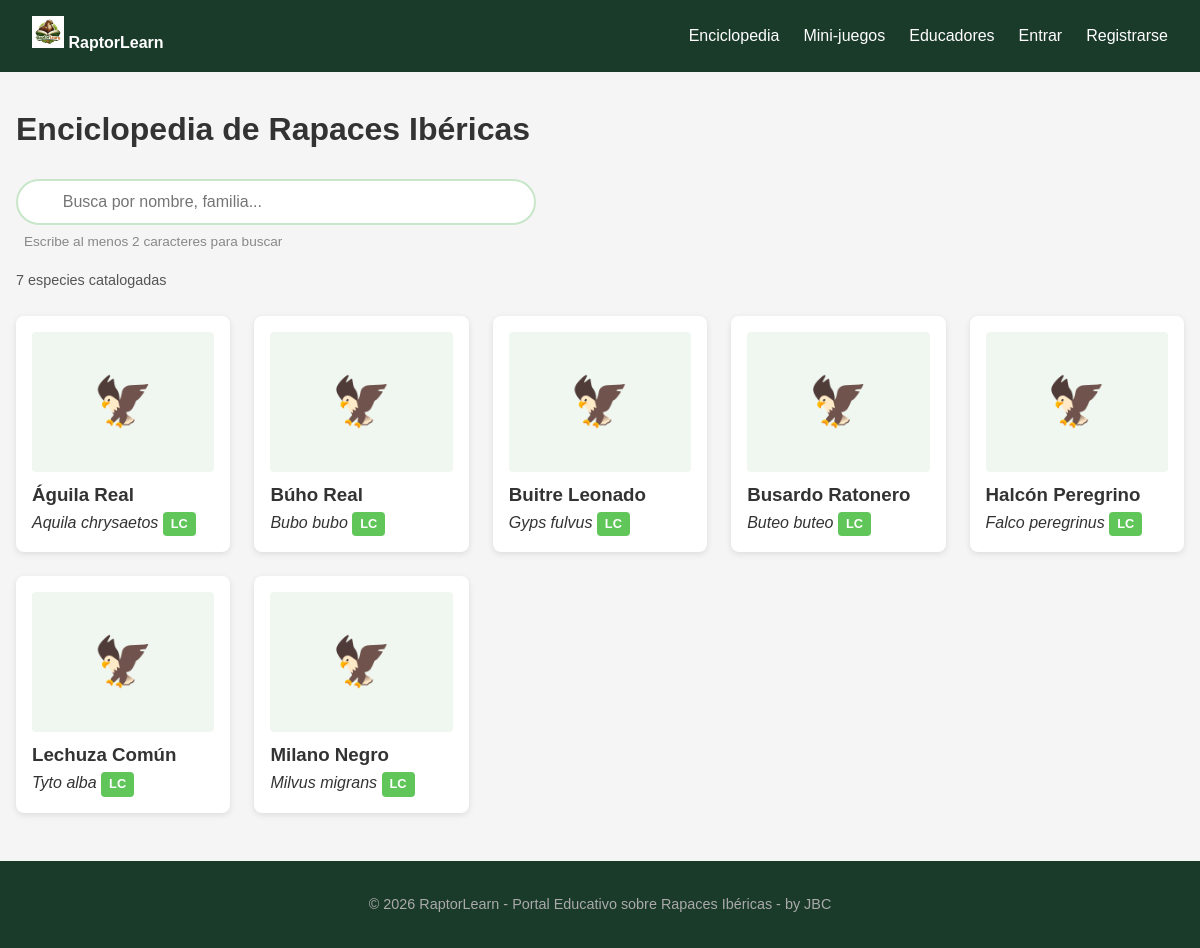
Screenshot of /especies with the database file from the repository.
### tables this page shows
CREATE TABLE especies (
    id_especie INT AUTO_INCREMENT PRIMARY KEY,
    nombre_cientifico VARCHAR(100) UNIQUE NOT NULL,
    nombre_comun VARCHAR(100) NOT NULL,
    nombre_ingles VARCHAR(100),
    familia VARCHAR(50),
    orden VARCHAR(50) DEFAULT 'Accipitriformes',
    descripcion TEXT,
    caracteristicas_fisicas TEXT,
    envergadura_min DECIMAL(4,2),  
    envergadura_max DECIMAL(4,2),
    peso_min DECIMAL(5,2),  
    peso_max DECIMAL(5,2),
    longitud_min DECIMAL(4,2),  
    longitud_max DECIMAL(4,2),
    dimorfismo_sexual TEXT,
    habitat TEXT,
    distribucion_geografica TEXT,
    altitud_min INT,
    altitud_max INT,
    dieta TEXT,
    comportamiento_caza TEXT,
    reproduccion TEXT,
    epoca_cria VARCHAR(50),
    numero_huevos VARCHAR(20),
    estado_conservacion ENUM('LC', 'NT', 'VU', 'EN', 'CR', 'EW', 'EX'),
    poblacion_iberica TEXT,
    amenazas TEXT,
    medidas_conservacion TEXT,
    curiosidades TEXT,
    dificultad_identificacion ENUM('fácil', 'medio', 'difícil') DEFAULT 'medio',
    activa BOOLEAN DEFAULT TRUE,
    fecha_creacion DATETIME DEFAULT CURRENT_TIMESTAMP,
    fecha_actualizacion DATETIME DEFAULT CURRENT_TIMESTAMP ON UPDATE CURRENT_TIMESTAMP,
    INDEX idx_nombre_comun (nombre_comun),
    INDEX idx_familia (familia),
    INDEX idx_conservacion (estado_conservacion)
);

### core/Controller.php (called while the page is built, shortened)
<?php
abstract class Controller {
    protected function cargarVista(string $vista, array $datos = []): void {
        require_once VIEWS_PATH . '/layouts/main.php';
    }
}

### controllers/EspeciesController.php (called while the page is built, shortened)
<?php
require_once ROOT_PATH . '/models/EspecieModel.php';
class EspeciesController extends Controller {
    private EspecieModel $modelo;
    public function __construct() {
        $this->modelo = new EspecieModel();
    }
    public function index(): void {
        $especies = $this->modelo->obtenerTodos();
        $this->cargarVista('especies/index', [
            'titulo'   => 'Enciclopedia de Rapaces',
            'especies' => $especies,
        ]);
    }
}

### core/Router.php (called while the page is built, shortened)
<?php
class Router {
    public function despachar(): void {
        $uri = $_SERVER['REQUEST_URI'];
        $base = parse_url(BASE_URL, PHP_URL_PATH);
        $uri = substr($uri, strlen($base));
        $uri = strtok($uri, '?');
        $uri = trim($uri, '/');
        $segmentos = $uri ? explode('/', $uri) : [];
        $accion            = $segmentos[1] ?? 'index';
        $parametro         = $segmentos[2] ?? null;
        $controlador = new $clase();
        $parametro !== null
            ? $controlador->$accion($parametro)
            : $controlador->$accion();
    }
}

### index.php (called while the page is built, shortened)
<?php
require_once __DIR__ . '/config/database.php';
require_once __DIR__ . '/core/Database.php';
require_once __DIR__ . '/core/Model.php';
require_once __DIR__ . '/core/Controller.php';
require_once __DIR__ . '/core/Router.php';
$router = new Router();
$router->despachar();

### core/Database.php (called while the page is built, shortened)
<?php
class Database {
    private static ?PDO $instance = null;
    public static function getInstance(): PDO {
        if (self::$instance === null) {
            $dsn = 'mysql:host=' . DB_HOST
                 . ';port=' . DB_PORT
                 . ';dbname=' . DB_NAME
                 . ';charset=' . DB_CHARSET;
            $opciones = [
                PDO::ATTR_ERRMODE            => PDO::ERRMODE_EXCEPTION,
                PDO::ATTR_DEFAULT_FETCH_MODE => PDO::FETCH_ASSOC,
                PDO::ATTR_EMULATE_PREPARES   => false,
            ];
            try {
                self::$instance = new PDO($dsn, DB_USER, DB_PASS, $opciones);
            } catch (PDOException $e) {
                error_log('Error de conexión: ' . $e->getMessage());
                die('Error: ' . $e->getMessage());
            }
        }
        return self::$instance;
    }
}

### core/Model.php (called while the page is built, shortened)
<?php
abstract class Model {
    public function __construct() {
        $this->db = Database::getInstance();
    }
}

### models/EspecieModel.php (called while the page is built, shortened)
<?php
class EspecieModel extends Model {
    public function obtenerTodos(): array {
        $stmt = $this->db->query(
            "SELECT e.id_especie, e.nombre_comun, e.nombre_cientifico,
                    e.estado_conservacion, e.dificultad_identificacion,
                    e.familia, e.activa,
                    i.ruta_imagen
             FROM especies e
             LEFT JOIN imagenes_especies i
                    ON i.id_especie = e.id_especie
                   AND i.es_principal = 1
             WHERE e.activa = 1
             ORDER BY e.nombre_comun"
        );
        return $stmt->fetchAll();
    }
}

### views/especies/index.php (the view, shortened to what this page needs)
<h1>Enciclopedia de Rapaces Ibéricas</h1>
<div class="buscador-wrapper">
    <div class="buscador-campo">
        <input
            type="search"
            id="buscador"
            class="buscador-input"
            placeholder="Busca por nombre, familia..."
            autocomplete="off"
            aria-label="Buscar rapaces"
        >
    </div>
    <p class="buscador-ayuda">Escribe al menos 2 caracteres para buscar</p>
</div>
<div id="catalogo-completo">
    <p class="catalogo-subtitulo"><?= count($especies) ?> especies catalogadas</p>
    <div class="grid-especies">
        <?php foreach ($especies as $especie): ?>
            <a href="<?= BASE_URL ?>/especies/detalle/<?= $especie['id_especie'] ?>" class="tarjeta-especie">
                <?php if (!empty($especie['ruta_imagen'])): ?>
                    <img src="<?= BASE_URL ?>/public/img/especies/<?= htmlspecialchars($especie['ruta_imagen']) ?>"
                         alt="<?= htmlspecialchars($especie['nombre_comun']) ?>"
                         loading="lazy">
                <?php else: ?>
                    <div class="tarjeta-sin-imagen">🦅</div>
                <?php endif; ?>
                <h3><?= htmlspecialchars($especie['nombre_comun']) ?></h3>
                <em><?= htmlspecialchars($especie['nombre_cientifico']) ?></em>
                <span class="conservacion estado-<?= strtolower($especie['estado_conservacion']) ?>">
                    <?= htmlspecialchars($especie['estado_conservacion']) ?>
                </span>
            </a>
        <?php endforeach; ?>
    </div>
</div>

### views/layouts/main.php (shortened to what this page needs)
<!DOCTYPE html>
<html lang="es">
<head>
    <link rel="stylesheet" href="<?= BASE_URL ?>/public/css/style.css">
    <link rel="stylesheet" href="https://unpkg.com/leaflet@1.9.4/dist/leaflet.css"/>
</head>
<body>
    <header>
        <nav>
            <a href="<?= BASE_URL ?>"><strong><img src="/raptorlearn/public/img/RaptorLearn.png" width="32" height="32">
                 RaptorLearn</strong></a>
            <ul>
                <li><a href="<?= BASE_URL ?>/especies">Enciclopedia</a></li>
                <li><a href="<?= BASE_URL ?>/juegos">Mini-juegos</a></li>
                <li><a href="<?= BASE_URL ?>/educadores">Educadores</a></li>
                <?php if (!empty($_SESSION['usuario_id'])): ?>
                    <li><a href="<?= BASE_URL ?>/usuarios/perfil">Mi perfil</a></li>
                    <li><a href="<?= BASE_URL ?>/usuarios/logout">Salir</a></li>
                <?php else: ?>
                    <li><a href="<?= BASE_URL ?>/usuarios/login">Entrar</a></li>
                    <li><a href="<?= BASE_URL ?>/usuarios/registro">Registrarse</a></li>
                <?php endif; ?>
            </ul>
        </nav>
    </header>
    <main>
        <?php require_once $contenido; ?>
    </main>
    <footer>
        <p>&copy; <?= date('Y') ?> RaptorLearn - Portal Educativo sobre Rapaces Ibéricas - by JBC</p>
    </footer>
</body>
</html>

### public/css/style.css (style rules this page uses)
* { box-sizing: border-box; margin: 0; padding: 0; }
body { font-family: Arial, sans-serif; font-size: 16px; line-height: 1.6; color: #333; background: #f5f5f5; }
header nav { display: flex; justify-content: space-between; align-items: center; padding: 1rem 2rem; background: #1a3a2a; color: white; }
header nav a { color: white; text-decoration: none; }
header nav ul { display: flex; list-style: none; gap: 1.5rem; }
main { max-width: 1200px; margin: 2rem auto; padding: 0 1rem; }
.grid-especies { display: grid; grid-template-columns: repeat(auto-fill, minmax(200px, 1fr)); gap: 1.5rem; margin-top: 1.5rem; }
.tarjeta-especie { background: white; border-radius: 8px; padding: 1rem; text-decoration: none; color: inherit; box-shadow: 0 2px 6px rgba(0,0,0,0.1); transition: transform 0.2s, box-shadow 0.2s; }
.conservacion { display: inline-block; padding: 2px 8px; border-radius: 4px; font-size: 0.8rem; font-weight: bold; color: white; }
.estado-lc { background: #60C659; }
footer { text-align: center; padding: 2rem; margin-top: 3rem; background: #1a3a2a; color: #aaa; font-size: 0.9rem; }
.buscador-wrapper { margin: 1.5rem 0 1rem; }
.buscador-campo { position: relative; display: flex; align-items: center; max-width: 520px; }
.buscador-input { width: 100%; padding: 0.75rem 3rem 0.75rem 2.8rem; border: 2px solid #c8e6c9; border-radius: 30px; font-size: 1rem; outline: none; background: white; transition: border-color 0.2s, box-shadow 0.2s; }
.buscador-ayuda { margin-top: 0.4rem; font-size: 0.85rem; color: #888; padding-left: 0.5rem; }
.catalogo-subtitulo, .resultados-info { margin-bottom: 0.5rem; font-size: 0.9rem; color: #555; }
.tarjeta-sin-imagen { width: 100%; height: 140px; display: flex; align-items: center; justify-content: center; font-size: 3rem; background: #f0f7f0; border-radius: 4px; margin-bottom: 0.5rem; }

### rows the page displays
especies: nombre_comun "Águila Real", nombre_cientifico "Aquila chrysaetos", estado_conservacion "LC"
especies: nombre_comun "Búho Real", nombre_cientifico "Bubo bubo", estado_conservacion "LC"
especies: nombre_comun "Buitre Leonado", nombre_cientifico "Gyps fulvus", estado_conservacion "LC"
especies: nombre_comun "Busardo Ratonero", nombre_cientifico "Buteo buteo", estado_conservacion "LC"
especies: nombre_comun "Halcón Peregrino", nombre_cientifico "Falco peregrinus", estado_conservacion "LC"
especies: nombre_comun "Lechuza Común", nombre_cientifico "Tyto alba", estado_conservacion "LC"
especies: nombre_comun "Milano Negro", nombre_cientifico "Milvus migrans", estado_conservacion "LC"

### other values shown
count($especies) "7"
